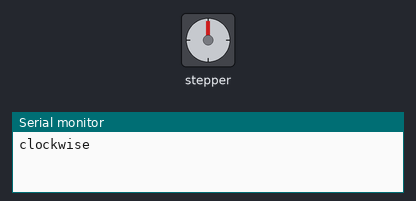
This sketch was run on a simulated Arduino Uno, built with avr-gcc and run on an emulated ATmega328P. On the bench: stepper motor, the last lines printed to the serial monitor. Stepper angles assume 2036 steps per turn.

Above: at 0.15 s.
At 9.85 s:
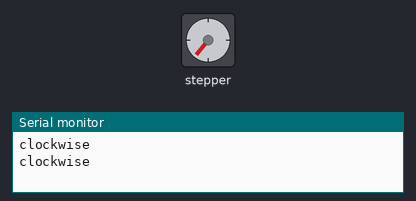
At 19.87 s:
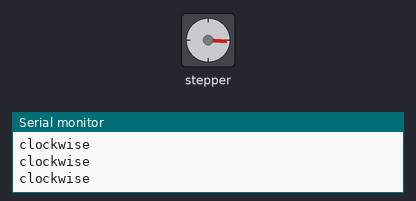
At 39.59 s:
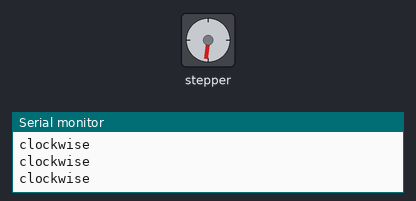
Timing chart, 0 to 40.0 s (numbered marks = the images above):
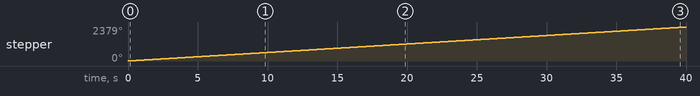

The sketch:

Lab3-3.ino
```cpp
#include <Stepper.h>

const int stepsPerRevolution = 2036;  // change this to fit the number of steps per revolution
// for your motor

// initialize the stepper library on pins 8 through 11:
Stepper myStepper(stepsPerRevolution, 8, 9, 10, 11);

void setup() {
  // set the speed at 60 rpm:
  myStepper.setSpeed(10);
  // initialize the serial port:
  Serial.begin(9600);
}

void loop() {
  // step one revolution  in one direction:
  Serial.println("clockwise");
  myStepper.step(stepsPerRevolution);
}
```

Measured:
- by itself, stepper: keeps turning clockwise at about 60°/s
